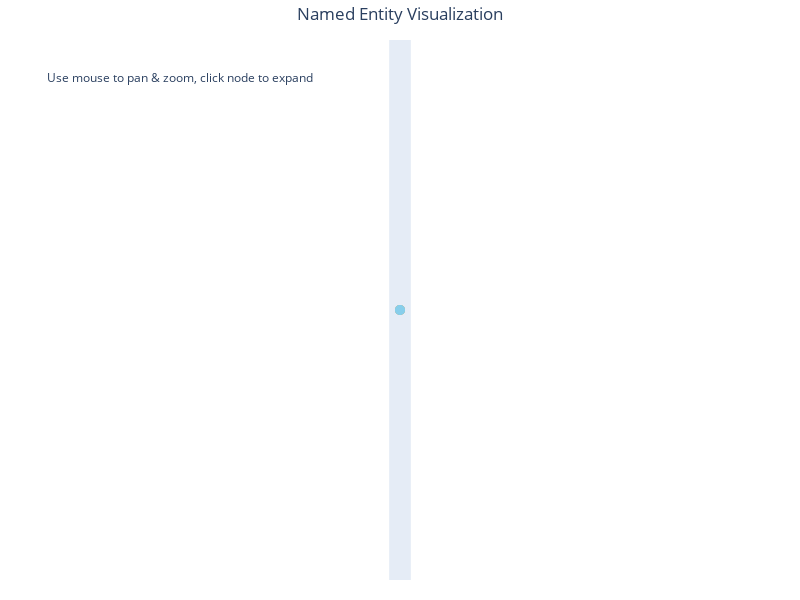

The code cell stored with this chart in its notebook:
### Code cell
import spacy
import plotly.graph_objects as go

# Load spaCy's pre-trained English language model
nlp = spacy.load('en_core_web_sm')

# Define a text string to analyze
text = "Apple was founded by Steve Jobs and Steve Wozniak in April 1976. The company is headquartered in Cupertino, California."

# Use spaCy to extract named entities from the text
doc = nlp(text)
entities = [(ent.text, ent.label_) for ent in doc.ents]

# Create a dictionary to map entity labels to colors
entity_colors = {'PERSON': 'salmon', 'DATE': 'lightgreen', 'GPE': 'skyblue', 'ORG': 'lightpink', 'CARDINAL': 'lavender'}

# Create a dictionary to store node positions for plotting
positions = {}

# Create a plotly figure
fig = go.Figure()

# Add nodes for each named entity
for entity in entities:
    # Set node color based on entity label
    node_color = entity_colors.get(entity[1], 'gray')
    # Add node to plotly figure
    fig.add_trace(
        go.Scatter(
            x=[0],
            y=[0],
            mode='markers',
            marker=dict(
                size=10,
                color=node_color
            ),
            text=entity[0],
            hoverinfo='text',
            hovertext=f'Label: {entity[1]}'
        )
    )
    # Store node position for later use
    positions[entity[0]] = [0, 0]

# Add edges between named entities
for sent in doc.sents:
    sent_entities = [ent.text for ent in sent.ents]
    for i, entity in enumerate(sent_entities):
        for j in range(i+1, len(sent_entities)):
            if entity != sent_entities[j]:
                fig.add_trace(
                    go.Scatter(
                        x=[positions[entity][0], positions[sent_entities[j]][0]],
                        y=[positions[entity][1], positions[sent_entities[j]][1]],
                        mode='lines',
                        line=dict(
                            width=1,
                            color='gray'
                        ),
                        hoverinfo='none'
                    )
                )

# Set layout options for the plotly figure
fig.update_layout(
    title='Named Entity Visualization',
    title_x=0.5,
    width=800,
    height=600,
    showlegend=False,
    hovermode='closest',
    margin=dict(b=20,l=5,r=5,t=40),
    xaxis=dict(showgrid=False, zeroline=False, showticklabels=False),
    yaxis=dict(showgrid=False, zeroline=False, showticklabels=False)
)

# Use plotly's force-directed layout algorithm to position nodes
fig.update_layout(
    xaxis=dict(constrain='domain'),
    yaxis=dict(scaleanchor='x', scaleratio=1),
    dragmode='pan',
    hoverdistance=100,
    spikedistance=100,
    hoverlabel=dict(bgcolor='white', font_size=12, font_family='Arial'),
    # hoveredge=dict(width=1.5),
    hovermode='closest',
    modebar=dict(bgcolor='white', orientation='v'),
    annotations=[dict(text="Use mouse to pan & zoom, click node to expand", showarrow=False, xref="paper", yref="paper", x=0.05, y=0.95)],
)

# Show the plotly figure
fig.show()

### Figure 1 — Plotly figure (JSON) as saved in the notebook; plotly's stock layout.template omitted (floating-point values rounded to 4 significant figures)
{"data": [{"hoverinfo": "text", "hovertext": "Label: ORG", "marker": {"color": "lightpink", "size": 10}, "mode": "markers", "text": "Apple", "type": "scatter", "x": [0], "y": [0]}, {"hoverinfo": "text", "hovertext": "Label: PERSON", "marker": {"color": "salmon", "size": 10}, "mode": "markers", "text": "Steve Jobs", "type": "scatter", "x": [0], "y": [0]}, {"hoverinfo": "text", "hovertext": "Label: PERSON", "marker": {"color": "salmon", "size": 10}, "mode": "markers", "text": "Steve Wozniak", "type": "scatter", "x": [0], "y": [0]}, {"hoverinfo": "text", "hovertext": "Label: DATE", "marker": {"color": "lightgreen", "size": 10}, "mode": "markers", "text": "April 1976", "type": "scatter", "x": [0], "y": [0]}, {"hoverinfo": "text", "hovertext": "Label: GPE", "marker": {"color": "skyblue", "size": 10}, "mode": "markers", "text": "Cupertino", "type": "scatter", "x": [0], "y": [0]}, {"hoverinfo": "text", "hovertext": "Label: GPE", "marker": {"color": "skyblue", "size": 10}, "mode": "markers", "text": "California", "type": "scatter", "x": [0], "y": [0]}, {"hoverinfo": "none", "line": {"color": "gray", "width": 1}, "mode": "lines", "type": "scatter", "x": [0, 0], "y": [0, 0]}, {"hoverinfo": "none", "line": {"color": "gray", "width": 1}, "mode": "lines", "type": "scatter", "x": [0, 0], "y": [0, 0]}, {"hoverinfo": "none", "line": {"color": "gray", "width": 1}, "mode": "lines", "type": "scatter", "x": [0, 0], "y": [0, 0]}, {"hoverinfo": "none", "line": {"color": "gray", "width": 1}, "mode": "lines", "type": "scatter", "x": [0, 0], "y": [0, 0]}, {"hoverinfo": "none", "line": {"color": "gray", "width": 1}, "mode": "lines", "type": "scatter", "x": [0, 0], "y": [0, 0]}, {"hoverinfo": "none", "line": {"color": "gray", "width": 1}, "mode": "lines", "type": "scatter", "x": [0, 0], "y": [0, 0]}, {"hoverinfo": "none", "line": {"color": "gray", "width": 1}, "mode": "lines", "type": "scatter", "x": [0, 0], "y": [0, 0]}], "layout": {"annotations": [{"showarrow": false, "text": "Use mouse to pan & zoom, click node to expand", "x": 0.05, "xref": "paper", "y": 0.95, "yref": "paper"}], "dragmode": "pan", "height": 600, "hoverdistance": 100, "hoverlabel": {"bgcolor": "white", "font": {"family": "Arial", "size": 12}}, "hovermode": "closest", "margin": {"b": 20, "l": 5, "r": 5, "t": 40}, "modebar": {"bgcolor": "white", "orientation": "v"}, "showlegend": false, "spikedistance": 100, "title": {"text": "Named Entity Visualization", "x": 0.5}, "width": 800, "xaxis": {"constrain": "domain", "showgrid": false, "showticklabels": false, "zeroline": false}, "yaxis": {"scaleanchor": "x", "scaleratio": 1, "showgrid": false, "showticklabels": false, "zeroline": false}}}
